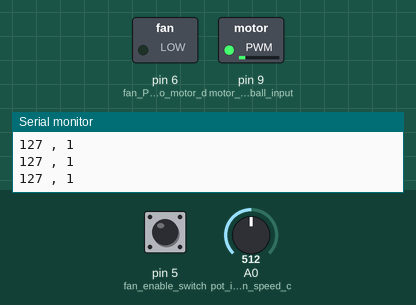
Recording of a sketch running on a simulated Arduino Uno, built with avr-gcc and run on an emulated ATmega328P. Shown: switched loads named in the sketch (green lamp = pin HIGH), the last lines printed to the serial monitor. Inputs (shaded band) come from the test bench; at power-on: pin 5 (fan_enable_switch) HIGH, A0 (pot_input_for_fan_speed_c) = 512.

Above: at 1.2 s.
1.3 s: pin 5 (fan_enable_switch) pulled LOW for 0.15 s
At 1.37 s:
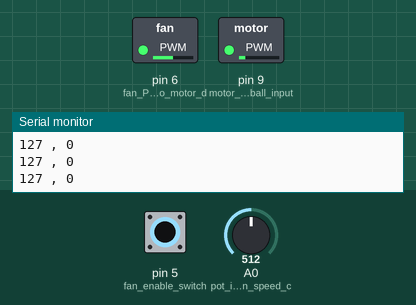
2.9 s: pin 5 (fan_enable_switch) pulled LOW for 3.2 s
At 7.4 s:
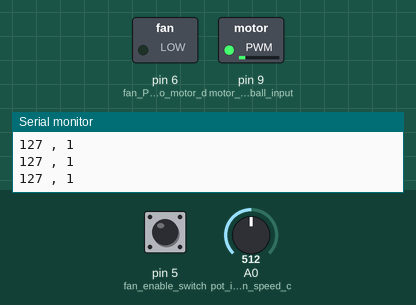
Timing chart, 0 to 8.9 s (numbered marks = the images above; inputs shaded):
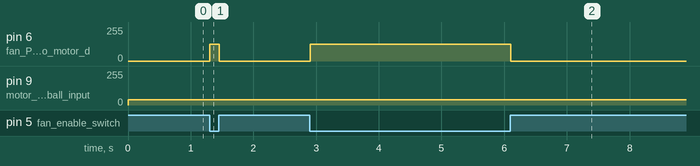

Measured:
- after the input at 1.3 s, pin 6 (fan_PWM_outout_to_motor_d): 0/255 → 127/255 at once, → 0/255 0.15 s later
- after the input at 2.9 s, pin 6 (fan_PWM_outout_to_motor_d): 0/255 → 127/255 at once, → 0/255 3.2 s later

The sketch:

CoandaArduino.ino
```cpp
int sw;
int pot;

void setup() {

  pinMode(A0, INPUT);       // pot input for fan speed control
  pinMode(6, OUTPUT);       // fan PWM outout to motor driver
  pinMode(9, OUTPUT);       // motor PWM for ball input
  pinMode(5, INPUT_PULLUP); // fan enable switch

  Serial.begin(115200);

}

void loop() {

  sw = digitalRead(5);
  pot = analogRead(A0);
  pot = map(pot,0,1023,0,255);

  Serial.print(pot);
  Serial.print(" , ");
  Serial.println(sw);

  if (sw == 0) {
    analogWrite(6, pot);
  }

  else {
    analogWrite(6, 0);
  }

  analogWrite(9, 40);    // hard coded motor output for ball input

  delay(5);
}
```
